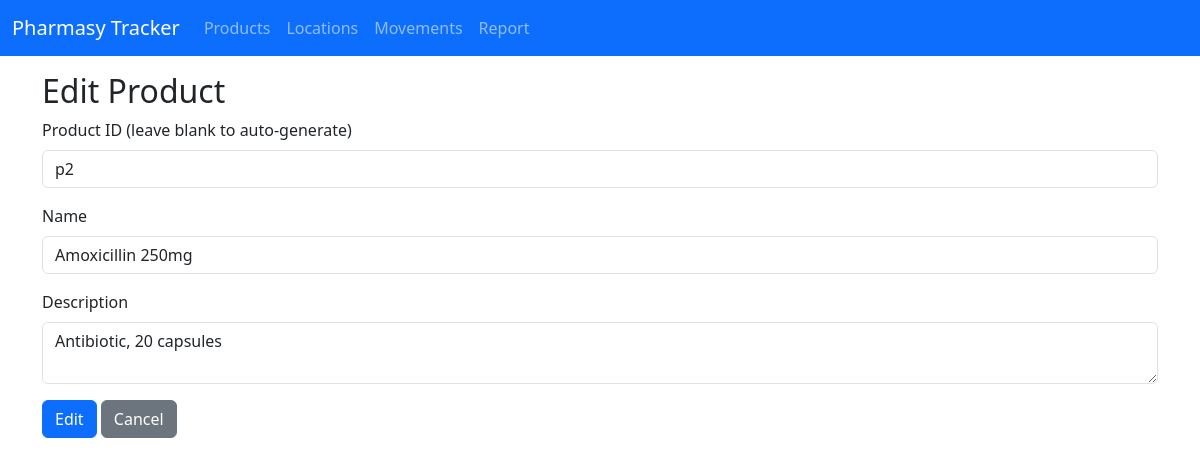
The page /products/edit/p2 on the database its author committed.
### app.py (models this page shows)
class Product(db.Model):
    product_id = db.Column(db.String, primary_key=True)
    name = db.Column(db.String, nullable=False)
    description = db.Column(db.String)

### app.py (the view)
@app.route('/products/edit/<product_id>', methods=['GET','POST'])
def edit_product(product_id):
    p = Product.query.get_or_404(product_id)
    if request.method == 'POST':
        p.name = request.form['name'].strip()
        p.description = request.form.get('description','').strip()
        db.session.commit()
        flash('Product updated', 'success')
        return redirect(url_for('products'))
    return render_template('product_form.html', action='Edit', product=p)

### app.py (called while the page is built)
@app.before_request
def run_initialization_once():
    global initialization_done
    if not initialization_done:
        db.create_all()
        seed_data()  # <---- Auto seed when DB is first created
        initialization_done = True

### templates/product_form.html
{% extends "base.html" %}
{% block content %}
<h2>{{ action }} Product</h2>
<form method="post">
  <div class="mb-3">
    <label class="form-label">Product ID (leave blank to auto-generate)</label>
    <input class="form-control" name="product_id" value="{{ product.product_id if product }}">
  </div>
  <div class="mb-3">
    <label class="form-label">Name</label>
    <input class="form-control" name="name" value="{{ product.name if product }}" required>
  </div>
  <div class="mb-3">
    <label class="form-label">Description</label>
    <textarea class="form-control" name="description">{{ product.description if product }}</textarea>
  </div>
  <button class="btn btn-primary">{{ action }}</button>
  <a class="btn btn-secondary" href="{{ url_for('products') }}">Cancel</a>
</form>
{% endblock %}

### rows shown on the page
Product: product_id "p2", name "Amoxicillin 250mg", description "Antibiotic, 20 capsules"

### other values the page prints
{{ action }} "Edit"
